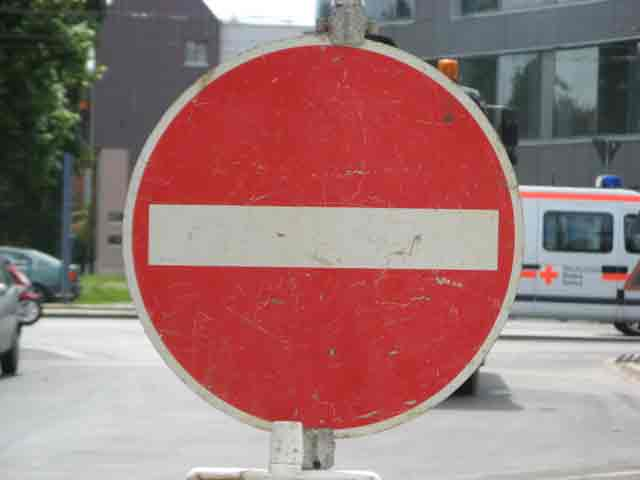
#> input picture Test_downloaded_imges/im1.jpg, 640 x 480 px; its folder holds 4 pictures in this run
$ jupyter execute --allow-errors Traffic_Sign_Classifier.ipynb   (shell and % lines are left out)
#> lines starting #> are read from the running program, lines starting #| are printed output that depends on the picture
# Self-Driving Car Engineer Nanodegree

## Deep Learning

## Project: Build a Traffic Sign Recognition Classifier

In this notebook, a template is provided for you to implement your functionality in stages, which is required to successfully complete this project. If additional code is required that cannot be included in the notebook, be sure that the Python code is successfully imported and included in your submission if necessary.

> **Note**: Once you have completed all of the code implementations, you need to finalize your work by exporting the iPython Notebook as an HTML document. Before exporting the notebook to html, all of the code cells need to have been run so that reviewers can see the final implementation and output. You can then export the notebook by using the menu above and navigating to  \n",
    "**File -> Download as -> HTML (.html)**. Include the finished document along with this notebook as your submission.

In addition to implementing code, there is a writeup to complete. The writeup should be completed in a separate file, which can be either a markdown file or a pdf document. There is a [write up template](https://github.com/udacity/CarND-Traffic-Sign-Classifier-Project/blob/master/writeup_template.md) that can be used to guide the writing process. Completing the code template and writeup template will cover all of the [rubric points](https://review.udacity.com/#!/rubrics/481/view) for this project.

The [rubric](https://review.udacity.com/#!/rubrics/481/view) contains "Stand Out Suggestions" for enhancing the project beyond the minimum requirements. The stand out suggestions are optional. If you decide to pursue the "stand out suggestions", you can include the code in this Ipython notebook and also discuss the results in the writeup file.

>**Note:** Code and Markdown cells can be executed using the **Shift + Enter** keyboard shortcut. In addition, Markdown cells can be edited by typically double-clicking the cell to enter edit mode.

---
## Step 0: Load The Data

[cell 1]
# Load pickled data
import pickle
import numpy as np
# TODO: Fill this in based on where you saved the training and testing data

training_file = "C:/Users/Sachin Kolachana/CarND-Traffic-Sign-Classifier-Project/train.p"
validation_file= "C:/Users/Sachin Kolachana/CarND-Traffic-Sign-Classifier-Project/valid.p"
testing_file = "C:/Users/Sachin Kolachana/CarND-Traffic-Sign-Classifier-Project/test.p"

#> (the rest of this cell did not finish here and is left out)

---

## Step 1: Dataset Summary & Exploration

The pickled data is a dictionary with 4 key/value pairs:

- `'features'` is a 4D array containing raw pixel data of the traffic sign images, (num examples, width, height, channels).
- `'labels'` is a 1D array containing the label/class id of the traffic sign. The file `signnames.csv` contains id -> name mappings for each id.
- `'sizes'` is a list containing tuples, (width, height) representing the original width and height the image.
- `'coords'` is a list containing tuples, (x1, y1, x2, y2) representing coordinates of a bounding box around the sign in the image. **THESE COORDINATES ASSUME THE ORIGINAL IMAGE. THE PICKLED DATA CONTAINS RESIZED VERSIONS (32 by 32) OF THESE IMAGES**

Complete the basic data summary below. Use python, numpy and/or pandas methods to calculate the data summary rather than hard coding the results. For example, the [pandas shape method](http://pandas.pydata.org/pandas-docs/stable/generated/pandas.DataFrame.shape.html) might be useful for calculating some of the summary results.

### Provide a Basic Summary of the Data Set Using Python, Numpy and/or Pandas

#> (a cell that did not finish here is left out)

### Include an exploratory visualization of the dataset

Visualize the German Traffic Signs Dataset using the pickled file(s). This is open ended, suggestions include: plotting traffic sign images, plotting the count of each sign, etc.

The [Matplotlib](http://matplotlib.org/) [examples](http://matplotlib.org/examples/index.html) and [gallery](http://matplotlib.org/gallery.html) pages are a great resource for doing visualizations in Python.

**NOTE:** It's recommended you start with something simple first. If you wish to do more, come back to it after you've completed the rest of the sections. It can be interesting to look at the distribution of classes in the training, validation and test set. Is the distribution the same? Are there more examples of some classes than others?

[cell 3]
### Data exploration visualization code goes here.
### Feel free to use as many code cells as needed.
import matplotlib.pyplot as plt
# Visualizations will be shown in the notebook.
#> (the rest of this cell did not finish here and is left out)

----

## Step 2: Design and Test a Model Architecture

Design and implement a deep learning model that learns to recognize traffic signs. Train and test your model on the [German Traffic Sign Dataset](http://benchmark.ini.rub.de/?section=gtsrb&subsection=dataset).

The LeNet-5 implementation shown in the [classroom](https://classroom.udacity.com/nanodegrees/nd013/parts/fbf77062-5703-404e-b60c-95b78b2f3f9e/modules/6df7ae49-c61c-4bb2-a23e-6527e69209ec/lessons/601ae704-1035-4287-8b11-e2c2716217ad/concepts/d4aca031-508f-4e0b-b493-e7b706120f81) at the end of the CNN lesson is a solid starting point. You'll have to change the number of classes and possibly the preprocessing, but aside from that it's plug and play!

With the LeNet-5 solution from the lecture, you should expect a validation set accuracy of about 0.89. To meet specifications, the validation set accuracy will need to be at least 0.93. It is possible to get an even higher accuracy, but 0.93 is the minimum for a successful project submission.

There are various aspects to consider when thinking about this problem:

- Neural network architecture (is the network over or underfitting?)
- Play around preprocessing techniques (normalization, rgb to grayscale, etc)
- Number of examples per label (some have more than others).
- Generate fake data.

Here is an example of a [published baseline model on this problem](http://yann.lecun.com/exdb/publis/pdf/sermanet-ijcnn-11.pdf). It's not required to be familiar with the approach used in the paper but, it's good practice to try to read papers like these.

### Pre-process the Data Set (normalization, grayscale, etc.)

Minimally, the image data should be normalized so that the data has mean zero and equal variance. For image data, `(pixel - 128)/ 128` is a quick way to approximately normalize the data and can be used in this project.

Other pre-processing steps are optional. You can try different techniques to see if it improves performance.

Use the code cell (or multiple code cells, if necessary) to implement the first step of your project.

[cell 4]
### Preprocess the data here. It is required to normalize the data. Other preprocessing steps could include
### converting to grayscale, etc.
### Feel free to use as many code cells as needed.
import cv2
import numpy as np


def rgb_to_grayscale(img):
    return cv2.cvtColor(img, cv2.COLOR_RGB2GRAY)


#> (the rest of this cell did not finish here and is left out)

### Model Architecture

[cell 5]
### Define your architecture here.
### Feel free to use as many code cells as needed.

from tensorflow.contrib.layers import flatten
# [48 lines left out: function LeNet, not called in this run]

[cell 6]
#Features and Labels:
import tensorflow as tf
#> (the rest of this cell did not finish here and is left out)

[cell 7]
#Training Pipeline:
rate=0.001
#> (the rest of this cell did not finish here and is left out)

#> (a cell that did not finish here is left out)

### Train, Validate and Test the Model

A validation set can be used to assess how well the model is performing. A low accuracy on the training and validation
sets imply underfitting. A high accuracy on the training set but low accuracy on the validation set implies overfitting.

[cell 9]
### Train your model here.
### Calculate and report the accuracy on the training and validation set.
### Once a final model architecture is selected,
### the accuracy on the test set should be calculated and reported as well.
### Feel free to use as many code cells as needed.
EPOCHS=20
#> (the rest of this cell did not finish here and is left out)

#> (a cell that did not finish here is left out)

---

## Step 3: Test a Model on New Images

To give yourself more insight into how your model is working, download at least five pictures of German traffic signs from the web and use your model to predict the traffic sign type.

You may find `signnames.csv` useful as it contains mappings from the class id (integer) to the actual sign name.

### Load and Output the Images

[cell 11]
image_dim=32

[cell 12]
### Load the images and plot them here.
### Feel free to use as many code cells as needed.
from PIL import Image
import glob
import tensorflow as tf
import cv2

image_list = []
for filename in glob.glob('C:/Users/Sachin Kolachana/CarND-Traffic-Sign-Classifier-Project/Test_downloaded_imges/*.jpg'): #assuming gif
    print(filename)
    #output_path=filename[0:-4]+'.jpeg'
    img=cv2.imread(filename)
#> img is the input picture: shape (480, 640, 3); mean B, G, R 115.8, 116.9, 154.6
    b,g,r = cv2.split(img)       # get b,g,r
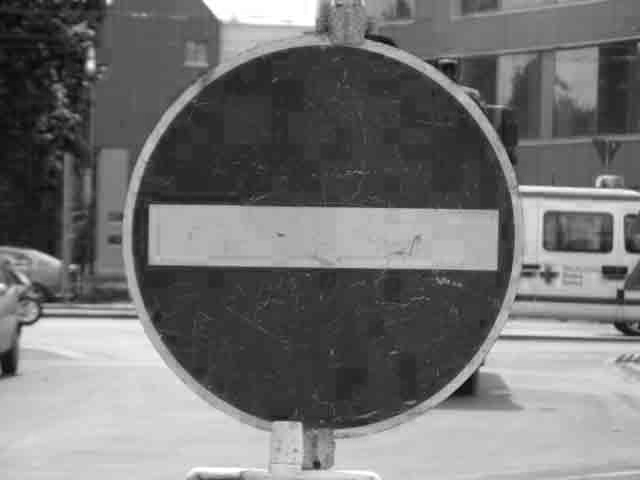
#> b: shape (480, 640); min 0, max 255, mean 115.8
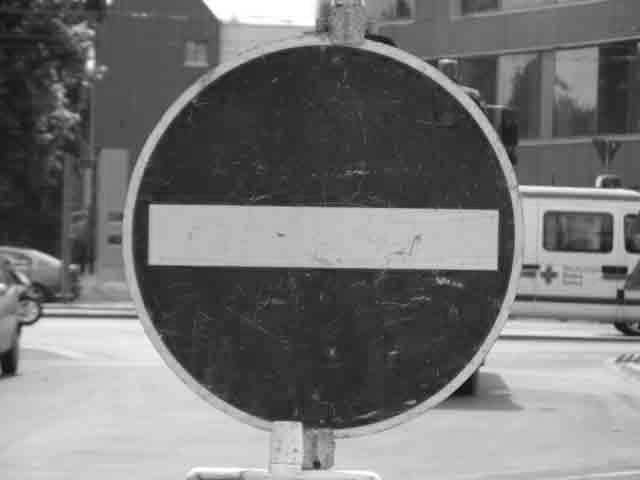
#> g: shape (480, 640); min 0, max 255, mean 116.9
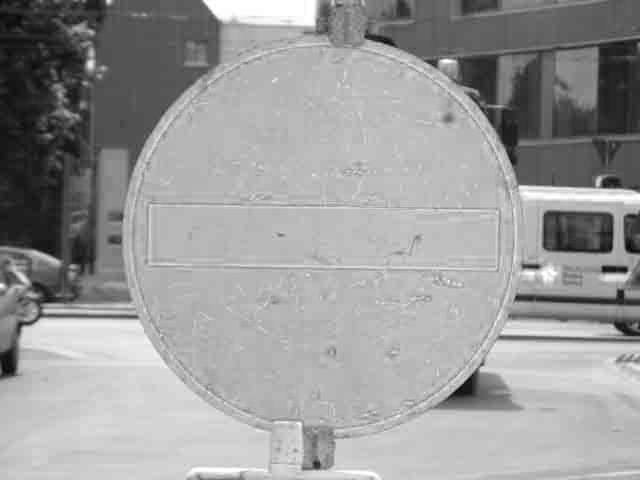
#> r: shape (480, 640); min 0, max 255, mean 154.6
    img = cv2.merge([r,g,b])
    img=cv2.resize(img,(32,32))
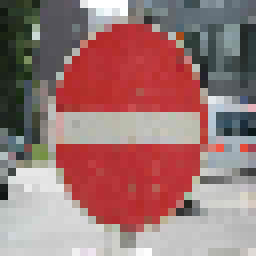
#> img: shape (32, 32, 3) (shown 8 times larger); mean R, G, B 154.7, 117.3, 116.3
    #img.save(output_path)

    image_list.append(img)
#> pass 2 of the loop `for filename in glob.glob('C:/Users/Sachin Kolachana/CarND-Traffic-Sig..`:
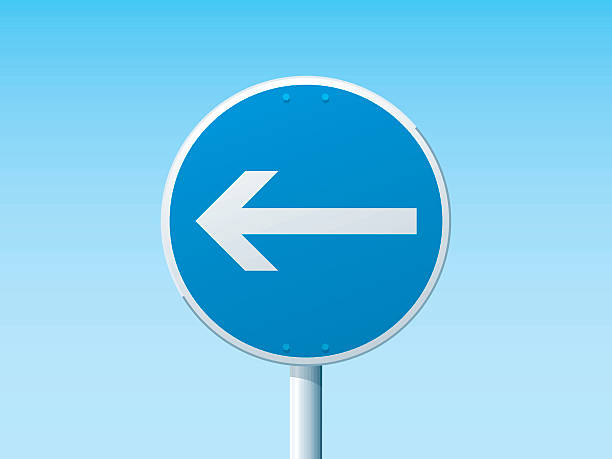
#> input picture Test_downloaded_imges/im2.jpg, 612 x 459 px
#> img is the input picture: shape (459, 612, 3); mean B, G, R 238.9, 205.1, 127.5
#> b: shape (459, 612)
#> g: shape (459, 612)
#> `b,g,r = cv2.split(img)`:
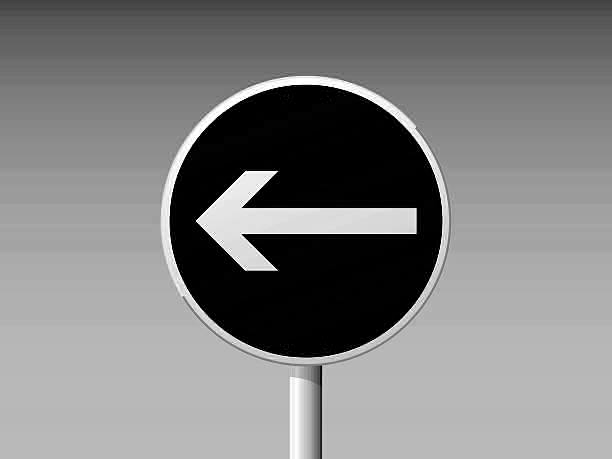
#> r: shape (459, 612); min 0, max 255, mean 127.5
#> `img=cv2.resize(img,(32,32))`:
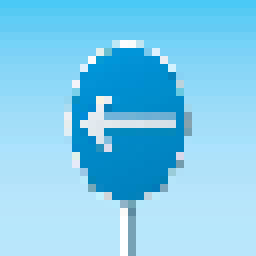
#> img: shape (32, 32, 3) (shown 8 times larger); mean R, G, B 126.6, 204.5, 238.4
#> pass 3 of the loop `for filename in glob.glob('C:/Users/Sachin Kolachana/CarND-Traffic-Sig..`:
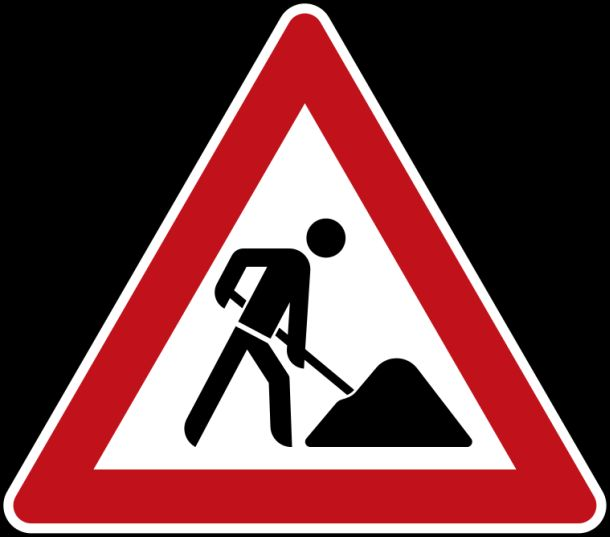
#> input picture Test_downloaded_imges/im3.jpg, 610 x 537 px
#> img is the input picture: shape (537, 610, 3); mean B, G, R 63.6, 61.2, 105.4
#> b: shape (537, 610)
#> g: shape (537, 610)
#> `b,g,r = cv2.split(img)`:
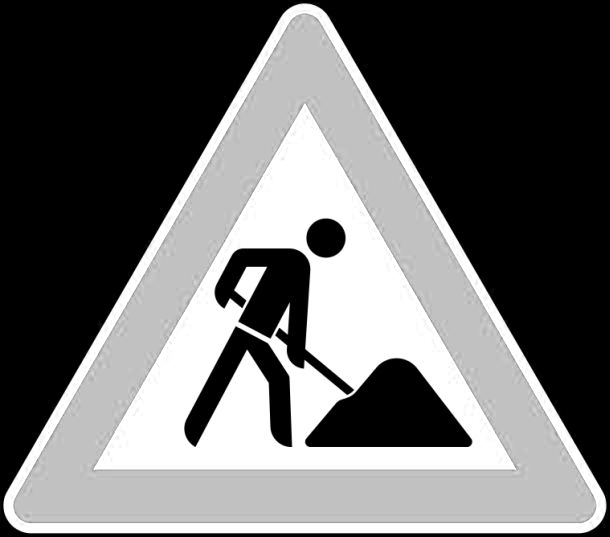
#> r: shape (537, 610); min 0, max 255, mean 105.4
#> `img=cv2.resize(img,(32,32))`:
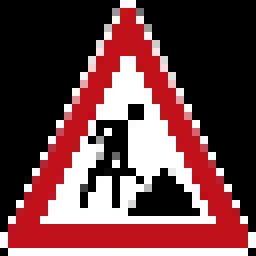
#> img: shape (32, 32, 3) (shown 8 times larger); mean R, G, B 108.3, 64.9, 67.4
#> the loop made 4 passes; the first 3 are shown

[cell 13]
import cv2

import numpy as np

from sklearn.utils import shuffle
num_files=5
#> num_files = 5
channels=3
data=np.ndarray(shape=(num_files,32,32,channels),dtype=np.float32)
labels = np.ndarray(shape= (num_files), dtype= np.int_)
#> labels = [4607182418800017408, 4616189618054758400, 4618441417868443648, 4616189618054758400, 4607182418800017408]

#> (the rest of this cell did not finish here and is left out)
